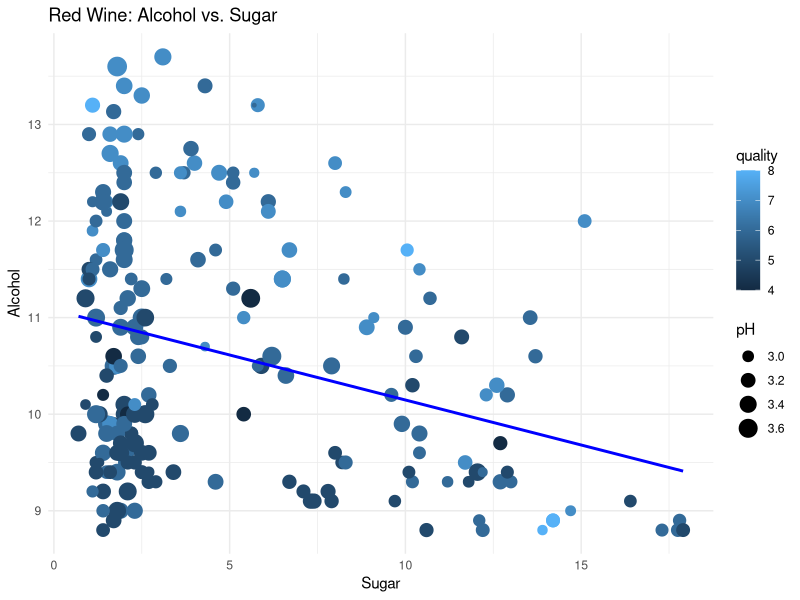
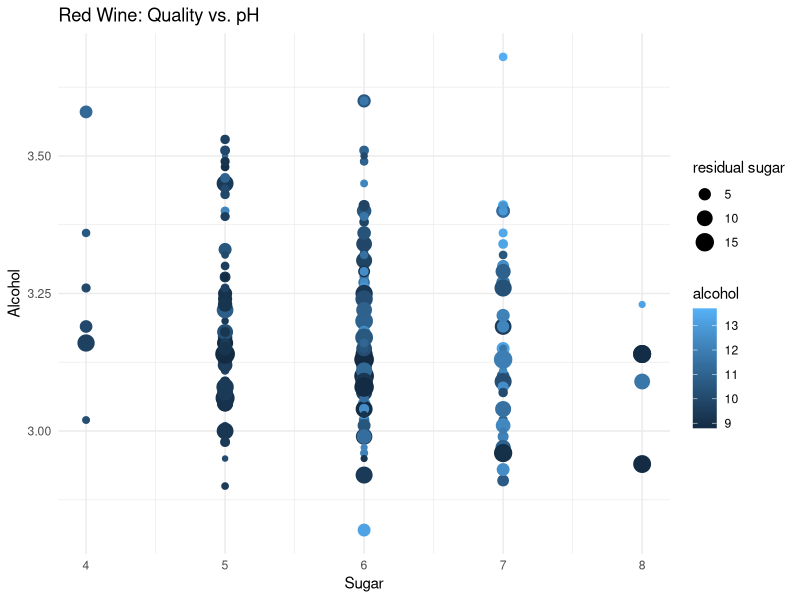
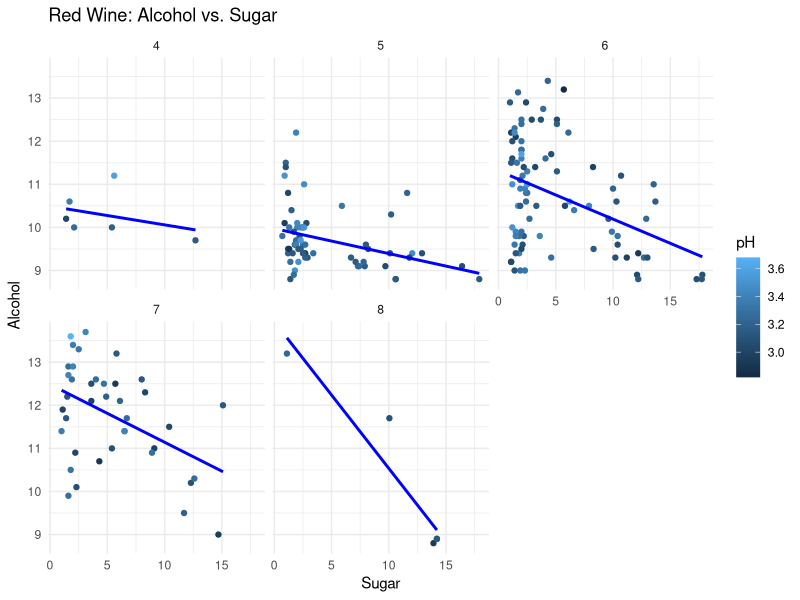

Here is the R script that generated these plots, in order:
# Vincent Cifone
##########################
###Creation of a Multi-linear model for Alcohol, pH and Sugar with respect to Quality
#@Requires
#"RedWine_Dataset.xlxs" must exist in the current working directory
#
##setwd("C:/Users/___/Documents/STAT383_Final")  <-- Unqiue per user
# Access to ggplot data visualization
##install.packages("ggplot2")         // If ggplot2 not installed
library(ggplot2)

#Access Dataset's
##install.packages("readxl")          // If readxl not installed
library(readxl)

# Clean Console and Environment
rm(list = ls())
cat("\f")

# Local access to datasets
WineProperties_Red <- read_excel("RedWine_DataSet.xlsx")

##### Get Random Sample of 500 red wines
#Seed for random number generator using pseudo-random number generation which is sufficiently random for our purposes
set.seed(5678)

#Find indexes of the 500 random elements
randomIndexes <- sample(seq_len(nrow(WineProperties_Red)), 200, replace = FALSE)

#Get random data from random index (can choose which data to set after ",")
redWineRandom <- WineProperties_Red[randomIndexes, ]
#####

# Creation of linear models -- Quality VS alcohol~~~~~~~~~~~~~~~~~~~~~~~~~~~~~~~~~~~~~~~~~~~~~~~~~~~~~~~~~~~~~~
red_alc_pH_sugar_mlr <- lm(quality ~ alcohol + pH + `residual sugar`, data = redWineRandom)
print(summary(red_alc_pH_sugar_mlr))

# Scatter Plot: Alcohol Vs. Sugar
ggplot(redWineRandom, aes(x=`residual sugar` , y=alcohol, col=quality)) +
  geom_point(aes(size=pH)) +
  geom_smooth(method='lm', se=FALSE, color="blue") +
  theme_minimal() +
  labs(title="Red Wine: Alcohol vs. Sugar", x="Sugar",y="Alcohol")

# Scatter Plot: Alcohol Vs. Sugar
ggplot(redWineRandom, aes(x=quality , y=pH, col=alcohol)) +
  geom_point(aes(size=`residual sugar`)) +
  theme_minimal() +
  labs(title="Red Wine: Quality vs. pH", x="Sugar",y="Alcohol")

# Scatter Plot: Alcohol Vs. Sugar
ggplot(redWineRandom, aes(x=`residual sugar` , y=alcohol, col=pH)) +
  geom_point() +
  geom_smooth(method='lm', se=FALSE, color="blue") +
  facet_wrap(~quality) +
  theme_minimal() +
  labs(title="Red Wine: Alcohol vs. Sugar", x="Sugar",y="Alcohol")











